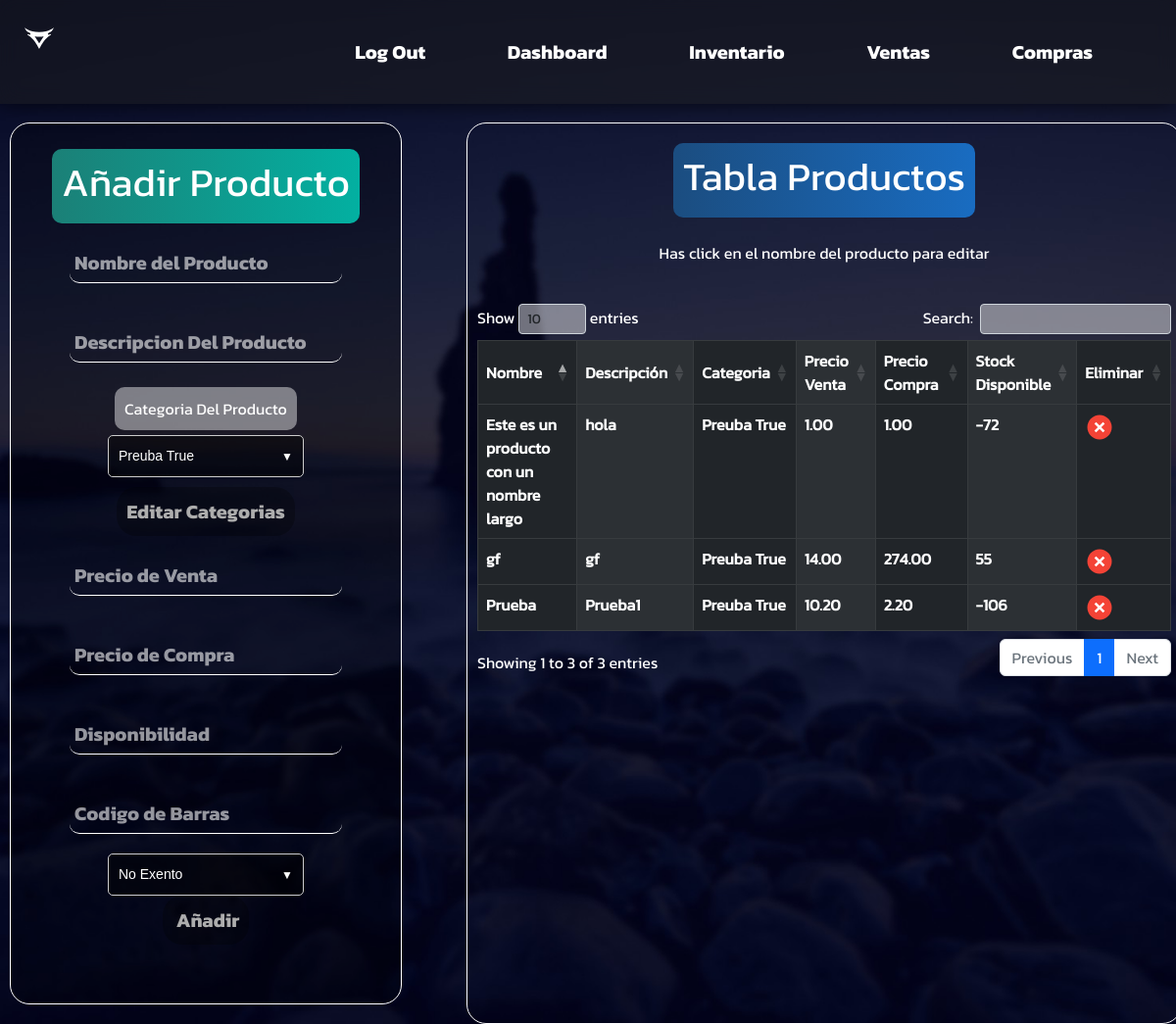
The app's page /items/ with its own data.
### items/models.py (models this page shows, shortened)
class Producto(models.Model):
    slug = AutoSlugField(populate_from='nombre', unique=True)
    codigo_de_barras = models.CharField(max_length=13, unique=True, default='0000000000000')
    nombre = models.CharField(max_length=255, unique=True)
    descripcion = models.TextField(max_length=1000, blank=True)
    categoria = models.ForeignKey(Categoria, on_delete=models.CASCADE)
    precio_venta = models.DecimalField(max_digits=6, decimal_places=2)
    precio_compra = models.DecimalField(max_digits=6, decimal_places=2)
    stock = models.IntegerField()
    cantidad_comprada = models.PositiveIntegerField(default=0)
    cantidad_vendida = models.PositiveIntegerField(default=0)
    exento_de_impuesto = models.BooleanField(default=False)
    class Meta:
        db_table='producto'
        verbose_name= 'Producto'
        verbose_name_plural='Productos'
        ordering= ['id']

class Categoria(models.Model):
    nombre= models.CharField(max_length=200, unique=True)
    destacado = models.BooleanField(default=False)
    def __str__(self):
        return self.nombre
    class Meta:
        db_table='categorias'
        verbose_name= 'Categoria'
        verbose_name_plural='Categorías'
        ordering= ['-id']

### items/views.py (the view, shortened to what this page needs)
# urls.py: path('', views.Inventario, name="inventario"),
def Inventario(request):
    categorias = Categoria.objects.all()
    productos = Producto.objects.all()
    if request.method == "GET":
        return render(request, "inventario.html", {"productos": productos, "categorias":categorias})

### items/templates/inventario.html (shortened to what this page needs)
{% extends 'base_sesion2.html' %}
{% load static %}
{% block content %}
<link rel="stylesheet" href="{% static 'css/items.css' %}">
<link rel="stylesheet" href="{% static 'css/bootstrap.min.css' %}">
<link rel="stylesheet" href="{% static 'css/dataTables.bootstrap5.min.css' %}">
<div class="content">
    <form method="post">
        <div class="añadirProducto">
            <label class="Titulo">
                <h1>Añadir Producto</h1>
            </label>
            <input class="entradaDatos" type="text" name="nombre" id="nombre" placeholder="Nombre del Producto"required>
            <input class="entradaDatos" type="text" name="descripcion" id="descripcion"
                placeholder="Descripcion Del Producto">
            <label class="etiquetas"> Categoria Del Producto </label>
            <div class="select-container">
                <select id="categoria" name="categoria">
                    {% for categoriaprod in categorias%}
                    <option value="{{categoriaprod.nombre}}">{{categoriaprod.nombre}}</option>
                    {% endfor %}
                </select>
            </div>
            <a class="anadir btn1" href="/items/categorias">Editar Categorias </a>
            <input class="entradaDatos" type="text" name="precio_venta" id="precio_venta" placeholder="Precio de Venta"required>
            <input class="entradaDatos" type="text" name="precio_compra" id="precio_compra"
                placeholder="Precio de Compra" required>
            <input class="entradaDatos" type="number" name="stock" id="stock" placeholder="Disponibilidad" required>
            <input class="entradaDatos" type="text" name="codigo_de_barras" id="codigo_de_barras" placeholder="Codigo de Barras" maxlength="13" required>
            <div class="select-container">
                <select id="excento" name="excento">
                    <option value="0">No Exento</option>
                </select>
            </div>
            <input class="anadir" type="submit" value=" Añadir">
        </div>
    </form>
    <div class="tablaProductos">
        <label class="Titulo c2">
            <h1>Tabla Productos</h1>
        </label>
        <br>
        <p>Has click en el nombre del producto para editar</p>
        <br>
        <div class="table-responsive-sm ">
            <table class="table  table-dark table-striped-columns table-bordered" id="tabla-prod">
                <thead>
                    <tr>
                        <th class="centrado">Nombre</th>
                        <th class="centrado">Descripción</th>
                        <th class="centrado">Categoria</th>
                        <th class="centrado">Precio Venta</th>
                        <th class="centrado">Precio Compra</th>
                        <th class="centrado">Stock Disponible</th>
                        <th class="centrado">Eliminar</th>
                    </tr>
                </thead>
                <tbody>
                    {% for producto in productos %}
                    <tr>
                        <th><a href="{% url 'editarproducto' producto.id %}">{{producto.nombre}}</a></th>
                        <th><a href="{% url 'editarproducto' producto.id %}">{{producto.descripcion}}</a></th>
                        <th><a href="{% url 'editarproducto' producto.id %}">{{producto.categoria}}</a></th>
                        <th><a href="{% url 'editarproducto' producto.id %}">{{producto.precio_venta}}</a></th>
                        <th><a href="{% url 'editarproducto' producto.id %}">{{producto.precio_compra}}</a></th>
                        <th><a href="{% url 'editarproducto' producto.id %}">{{producto.stock}}</a></th>
                        <th><a href="{% url 'eliminarprod' producto.id %}"> <img src="{% static 'img/eliminar.svg'%}"></a></th>
                    </tr>
                    {% endfor %}
                </tbody>
            </table>
        </div>
    </div>
</div>
{% endblock %}

### static/css/nav.css (style rules this page uses)
* { margin: 0; padding: 0; box-sizing: border-box; font-family: 'Kanit'; }
body { background-image: url("../img/background.jpg"); background-repeat: no-repeat; background-attachment: fixed; background-position: center; background-size: cover; }
.content { display: grid; }

### static/css/items.css (style rules this page uses)
.content { margin-top: 115px; width: auto; display: grid; color: white; gap: 1rem; grid-template-columns: 450px 750px }
.añadirProducto { margin: 10px; width: 400px; height: 900px; display: flex; flex-wrap: wrap; flex-direction: column; color: white; border: 1px solid #fff; border-radius: 20px; overflow: hidden; align-items: center; justify-content: flex-start; background: #00000046; }
option { color: black; }
.anadir { font-family: 'Kanit-Bold'; font-size: 20px; appearance: none; border: none; background-color: #00000046; color: #adadad; padding: 10px; border-radius: 20px; transition: all 0.3s; text-decoration: none; }
.btn1 { margin-top: 10px; text-decoration: none; }
.tablaProductos { display: flex; margin: 10px; width: auto; height: 100%; flex-wrap: wrap; flex-direction: column; color: white; border: 1px solid #fff; border-radius: 20px; overflow: hidden; align-items: center; justify-content: flex-start; padding: 10px; }
.Titulo { margin-top: 10px; background: rgb(27,128,119); background: linear-gradient(90deg, rgba(27,128,119,1) 0%, rgba(3,176,161,1) 100%); padding: 10px; border-radius: 10px; }
th a { text-decoration: none !important; color: white !important; }
.c2 { background: rgb(27,77,128); background: linear-gradient(90deg, rgba(27,77,128,1) 0%, rgba(25,108,193,1) 100%); }
.etiquetas { padding: 10px; margin: 5px; background: rgba(255, 255, 255, 0.438); border-radius: 10px; }
.entradaDatos { font-size: 20px; font-family: 'Kanit-Bold'; padding: 5px; border: none; border-bottom: 1px solid #ffffff; color: #fff; background: transparent; outline: none; margin: 20px; border-radius: 10px; transition: all 0.3s; }
.entradaDatos::placeholder { color: #ffffff94; transition: all 0.3s; }
.select-container { position: relative; display: inline-block; overflow: hidden; background-color: #00000071; border: 1px solid #ccc; border-radius: 5px; font-family: Arial, sans-serif; font-size: 14px; color: #ffffff; padding: 5px; width: 200px; }
.select-container select { background-color: transparent; border: none; outline: none; -webkit-appearance: none; -moz-appearance: none; appearance: none; cursor: pointer; width: 100%; padding: 5px; font-size: inherit; color: inherit; }
.select-container::after { content: "▼"; position: absolute; top: 50%; right: 10px; transform: translateY(-50%); font-size: 12px; color: #ffffff; }
.select-container option:checked { background-color: #ccc; color: #fff; }
.centrado { align-items: center !important; vertical-align: middle !important; }
img { width: 30px !important; }

### records on screen
Producto: nombre "Prueba", descripcion "Prueba1", categoria "Preuba True", precio_venta "10.20", precio_compra "2.20", stock "-106"
Producto: nombre "Este es un producto con un nombre largo", descripcion "hola", categoria "Preuba True", precio_venta "1.00", precio_compra "1.00", stock "-72"
Producto: nombre "gf", descripcion "gf", categoria "Preuba True", precio_venta "14.00", precio_compra "274.00", stock "55"

### other values on screen
form field categoria "Preuba True"
